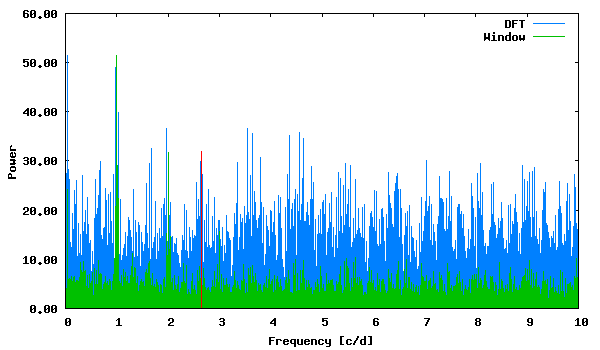

Write gnuplot code to recreate this figure.
set term png size 600,350 medium
set colors classic
set output "phase_lc_19.deeming.png"
set xlabel "Frequency [c/d]"
set ylabel "Power"
set format y "%5.2f"
plot "deeming.periodogram" using 1:2 with lines linecolor 3 title "DFT", "deeming.periodogram" using 1:3 with lines linecolor 2 title "Window", "<echo '2.642336 31.96599397'" with impulses linecolor 1 title ""
 
